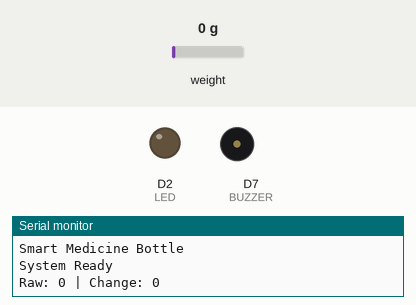
This sketch was run on a simulated ESP8266 (NodeMCU). Parts: output pins drawn as LEDs (lit = HIGH), buzzer (waves = sounding, pin HIGH), the last lines printed to the serial monitor. The inputs (shaded band) are chosen by the test bench; at power-on: weight on the scale 0 g.

Above: at 4.2 s.
4.3 s: weight on the scale set to 25 g
5.8 s: weight on the scale set to 31 g
At 7.2 s:
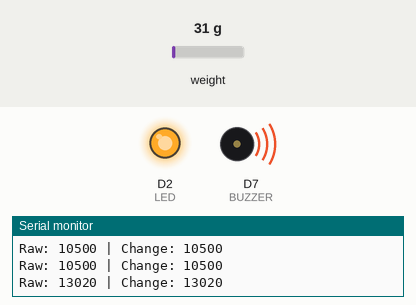
Timing chart, 0 to 8.8 s (numbered marks = the images above; inputs shaded):
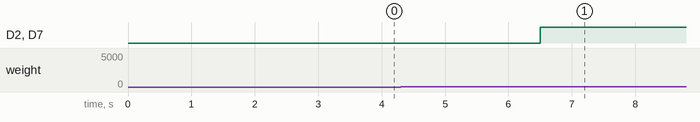

The sketch:

MediStand_.ino
```cpp
#include "HX711.h"

#define HX711_DT D6
#define HX711_SCK D5
#define BUZZER D7
#define LED D2

HX711 scale;

long baseline = 0;
long threshold = 12000;

void setup() {
  Serial.begin(115200);

  pinMode(BUZZER, OUTPUT);
  pinMode(LED, OUTPUT);

  digitalWrite(BUZZER, LOW);
  digitalWrite(LED, LOW);

  scale.begin(HX711_DT, HX711_SCK);

  Serial.println("Smart Medicine Bottle");

  while (!scale.is_ready()) {
    delay(100);
  }

  delay(2000);
  baseline = scale.read_average(10);

  Serial.println("System Ready");
}

void loop() {
  if (!scale.is_ready()) {
    digitalWrite(BUZZER, LOW);
    digitalWrite(LED, LOW);
    Serial.println("HX711 not ready");
    delay(500);
    return;
  }

  long current = scale.read_average(5);
  long difference = abs(current - baseline);

  Serial.print("Raw: ");
  Serial.print(current);
  Serial.print(" | Change: ");
  Serial.println(difference);

  if (difference > threshold) {
    digitalWrite(BUZZER, HIGH);
    digitalWrite(LED, HIGH);
  } else {
    digitalWrite(BUZZER, LOW);
    digitalWrite(LED, LOW);
  }

  delay(500);
}
```

Measured:
- the behaviour switches between 28 and 29 g on weight on the scale (found by bisection; images 0 and 1)
- after the input at 5.8 s, D2 (LED), D7 (BUZZER): LOW → HIGH after 0.70 s
